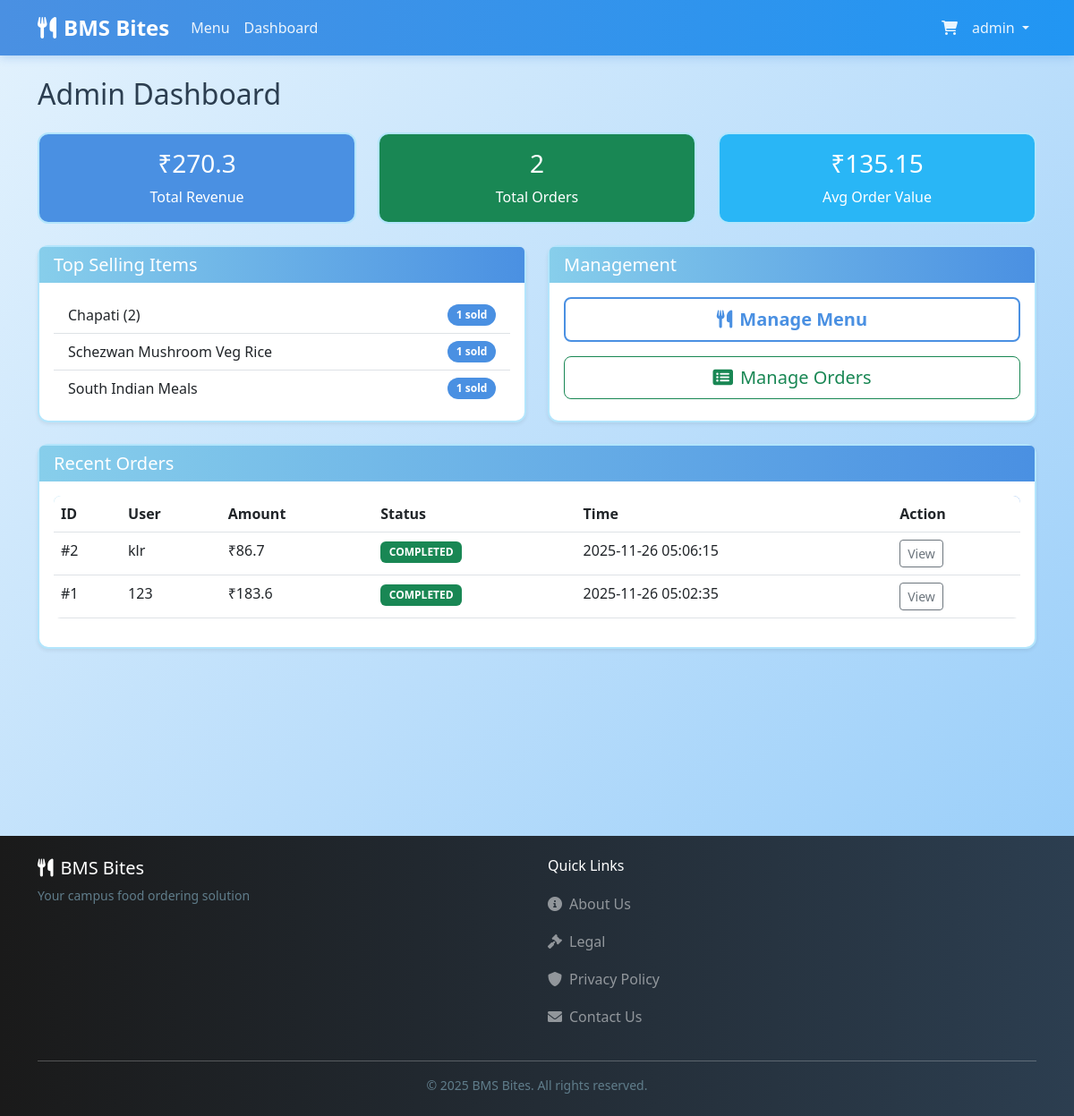
Page /admin/dashboard (signed in) on the earlier database version.
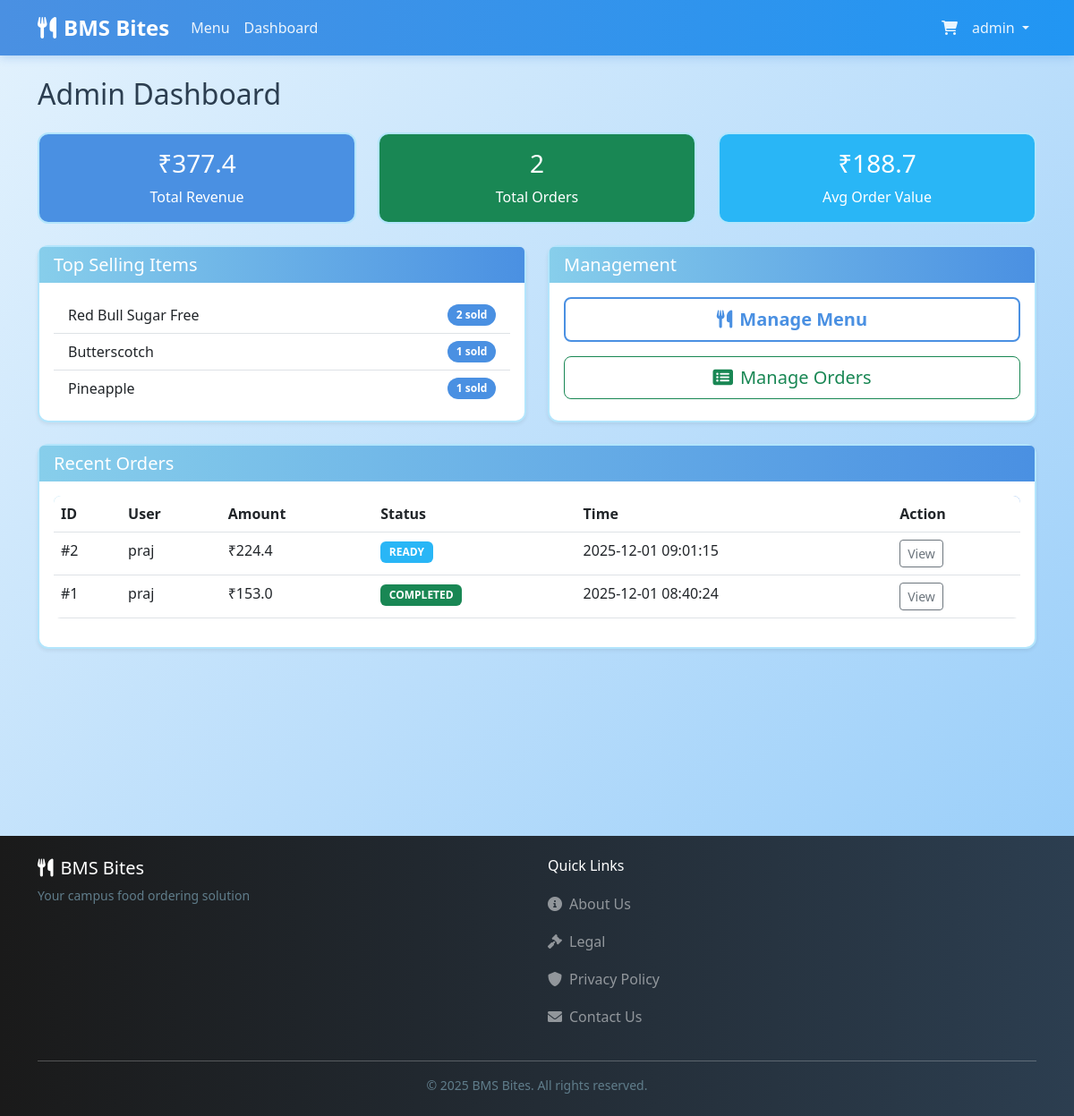
Same page on the later database version.
### tables this page shows
CREATE TABLE menu (
    id INTEGER PRIMARY KEY AUTOINCREMENT,
    canteen_id INTEGER NOT NULL,
    name TEXT NOT NULL,
    description TEXT,
    price REAL NOT NULL,
    category TEXT NOT NULL, -- 'veg', 'non-veg', 'beverage'
    category_section TEXT, -- Section header like 'SOUTH INDIAN BREAKFAST', 'Dosa Items', etc.
    image_url TEXT,
    is_available BOOLEAN DEFAULT 1,
    created_at TIMESTAMP DEFAULT CURRENT_TIMESTAMP,
    FOREIGN KEY (canteen_id) REFERENCES canteens (id)
);

CREATE TABLE orders (
    id INTEGER PRIMARY KEY AUTOINCREMENT,
    user_id INTEGER NOT NULL,
    canteen_id INTEGER NOT NULL,
    total_amount REAL NOT NULL,
    platform_fee REAL DEFAULT 0.0,
    status TEXT NOT NULL DEFAULT 'preparing', -- 'preparing', 'ready', 'completed'
    pickup_time TEXT,
    created_at TIMESTAMP DEFAULT CURRENT_TIMESTAMP,
    FOREIGN KEY (user_id) REFERENCES users (id),
    FOREIGN KEY (canteen_id) REFERENCES canteens (id)
);

CREATE TABLE users (
    id INTEGER PRIMARY KEY AUTOINCREMENT,
    username TEXT UNIQUE NOT NULL,
    password_hash TEXT NOT NULL,
    role TEXT NOT NULL DEFAULT 'customer', -- 'customer' or 'admin'
    created_at TIMESTAMP DEFAULT CURRENT_TIMESTAMP
);

### routes/admin.py (the view)
@admin_bp.route('/dashboard')
@admin_required
def dashboard():
    summary = analytics_mgr.get_sales_summary()
    top_items = analytics_mgr.get_top_selling_items()
    daily_rev = analytics_mgr.get_daily_revenue()
    recent_orders = order_mgr.get_all_orders()[:10] # Last 10 orders
    return render_template('dashboard.html',
                           summary=summary,
                           top_items=top_items,
                           daily_rev=daily_rev,
                           recent_orders=recent_orders)

### app.py (called while the page is built)
@app.context_processor
def inject_session():
    return dict(session=session)

### routes/admin.py (called while the page is built)
def admin_required(view):
    @functools.wraps(view)
    def wrapped_view(**kwargs):
        if session.get('role') != 'admin':
            flash('Admin access required', 'danger')
            return redirect(url_for('auth.login'))
        return view(**kwargs)
    return wrapped_view

### utils/analytics.py (called while the page is built)
    def get_orders_df(self):
        conn = sqlite3.connect(self.db_path)
        df = pd.read_sql_query("SELECT * FROM orders", conn)
        conn.close()
        return df

    def get_order_items_df(self):
        conn = sqlite3.connect(self.db_path)
        df = pd.read_sql_query("SELECT * FROM order_items", conn)
        conn.close()
        return df

    def get_menu_df(self):
        conn = sqlite3.connect(self.db_path)
        df = pd.read_sql_query("SELECT * FROM menu", conn)
        conn.close()
        return df

    def get_daily_revenue(self):
        orders = self.get_orders_df()
        if orders.empty:
            return {}
        orders['created_at'] = pd.to_datetime(orders['created_at'])
        daily = orders.groupby(orders['created_at'].dt.date)['total_amount'].sum()
        return daily.to_dict()

### templates/dashboard.html
{% extends "layout.html" %}
{% block content %}
<h2 class="mb-4">Admin Dashboard</h2>
<div class="row mb-4">
    <div class="col-md-4">
        <div class="card bg-primary text-white h-100">
            <div class="card-body text-center">
                <h3>₹{{ summary['total_revenue'] }}</h3>
                <p class="mb-0">Total Revenue</p>
            </div>
        </div>
    </div>
    <div class="col-md-4">
        <div class="card bg-success text-white h-100">
            <div class="card-body text-center">
                <h3>{{ summary['total_orders'] }}</h3>
                <p class="mb-0">Total Orders</p>
            </div>
        </div>
    </div>
    <div class="col-md-4">
        <div class="card bg-info text-white h-100">
            <div class="card-body text-center">
                <h3>₹{{ summary['avg_order_value'] }}</h3>
                <p class="mb-0">Avg Order Value</p>
            </div>
        </div>
    </div>
</div>
<div class="row mb-4">
    <div class="col-md-6">
        <div class="card shadow-sm h-100">
            <div class="card-header">
                <h5 class="mb-0">Top Selling Items</h5>
            </div>
            <div class="card-body">
                <ul class="list-group list-group-flush">
                    {% for name, qty in top_items.items() %}
                    <li class="list-group-item d-flex justify-content-between align-items-center">
                        {{ name }}
                        <span class="badge bg-primary rounded-pill">{{ qty }} sold</span>
                    </li>
                    {% endfor %}
                </ul>
            </div>
        </div>
    </div>
    <div class="col-md-6">
        <div class="card shadow-sm h-100">
            <div class="card-header">
                <h5 class="mb-0">Management</h5>
            </div>
            <div class="card-body">
                <div class="d-grid gap-3">
                    <a href="{{ url_for('admin.manage_menu') }}" class="btn btn-outline-primary btn-lg">
                        <i class="fas fa-utensils me-2"></i>Manage Menu
                    </a>
                    <a href="{{ url_for('admin.manage_orders') }}" class="btn btn-outline-success btn-lg">
                        <i class="fas fa-list-alt me-2"></i>Manage Orders
                    </a>
                </div>
            </div>
        </div>
    </div>
</div>
<div class="card shadow-sm">
    <div class="card-header">
        <h5 class="mb-0">Recent Orders</h5>
    </div>
    <div class="card-body">
        <div class="table-responsive">
            <table class="table table-hover">
                <thead>
                    <tr>
                        <th>ID</th>
                        <th>User</th>
                        <th>Amount</th>
                        <th>Status</th>
                        <th>Time</th>
                        <th>Action</th>
                    </tr>
                </thead>
                <tbody>
                    {% for order in recent_orders %}
                    <tr>
                        <td>#{{ order['id'] }}</td>
                        <td>{{ order['username'] }}</td>
                        <td>₹{{ order['total_amount'] }}</td>
                        <td>
                            <span
                                class="badge bg-{{ 'warning' if order['status'] == 'preparing' else 'info' if order['status'] == 'ready' else 'success' }}">
                                {{ order['status']|upper }}
                            </span>
                        </td>
                        <td>{{ order['created_at'] }}</td>
                        <td>
                            <a href="{{ url_for('main.order_detail', order_id=order['id']) }}"
                                class="btn btn-sm btn-outline-secondary">View</a>
                        </td>
                    </tr>
                    {% endfor %}
                </tbody>
            </table>
        </div>
    </div>
</div>
{% endblock %}

Differences in the rows shown:
no longer on this page (row edited): menu: name "Chapati (2)", qty "1"
no longer on this page (row edited): menu: name "Schezwan Mushroom Veg Rice", qty "1"
no longer on this page (row edited): menu: name "South Indian Meals", qty "1"
now on this page (row edited): menu: name "Red Bull Sugar Free", canteen "2"
now on this page (row edited): menu: name "Butterscotch", is_available "1"
now on this page (row edited): menu: name "Pineapple", is_available "1"
changed orders id 2: username "klr" → "praj"; total_amount "86.7" → "224.4"; status "COMPLETED" → "READY"; created_at "2025-11-26 05:06:15" → "2025-12-01 09:01:15"
changed orders "COMPLETED": username "123" → "praj"; total_amount "183.6" → "153.0"; created_at "2025-11-26 05:02:35" → "2025-12-01 08:40:24"
Other differences:
{{ summary['total_revenue'] }}: "270.3" → "377.4"
{{ summary['avg_order_value'] }}: "135.15" → "188.7"
